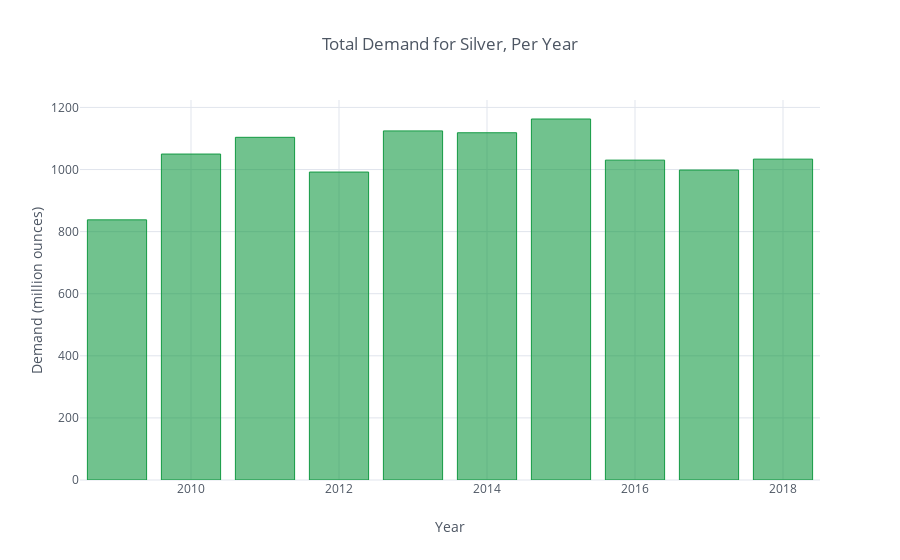

The code cell stored with this chart in its notebook:
### Code cell
demand[['Total Physical Demand']]\
.iplot(kind='bar', xTitle='Year',  color='#139A43',
                  yTitle='Demand (million ounces)', 
       title='Total Demand for Silver, Per Year', width=4)

### Figure 1 — Plotly figure (JSON) as saved in the notebook; plotly's stock layout.template omitted (floating-point values rounded to 4 significant figures)
{"data": [{"marker": {"color": "rgba(19, 154, 67, 0.6)", "line": {"color": "rgba(19, 154, 67, 1.0)", "width": 1}}, "name": "Total Physical Demand", "orientation": "v", "text": "", "type": "bar", "uid": "d8725e97-6fd0-4ef6-a9ab-cb8d6389444e", "x": [2009, 2010, 2011, 2012, 2013, 2014, 2015, 2016, 2017, 2018], "y": [837.9, 1050.0, 1104.0, 991.8, 1124.0, 1118.0, 1163.0, 1030.0, 998.3, 1033.0]}], "layout": {"legend": {"bgcolor": "#FFFFFF", "font": {"color": "#4D5663"}}, "paper_bgcolor": "#FFFFFF", "plot_bgcolor": "#FFFFFF", "title": "Total Demand for Silver, Per Year", "titlefont": {"color": "#4D5663"}, "xaxis": {"gridcolor": "#E1E5ED", "showgrid": true, "tickfont": {"color": "#4D5663"}, "title": "Year", "titlefont": {"color": "#4D5663"}, "zerolinecolor": "#E1E5ED"}, "yaxis": {"gridcolor": "#E1E5ED", "showgrid": true, "tickfont": {"color": "#4D5663"}, "title": "Demand (million ounces)", "titlefont": {"color": "#4D5663"}, "zerolinecolor": "#E1E5ED"}}}
